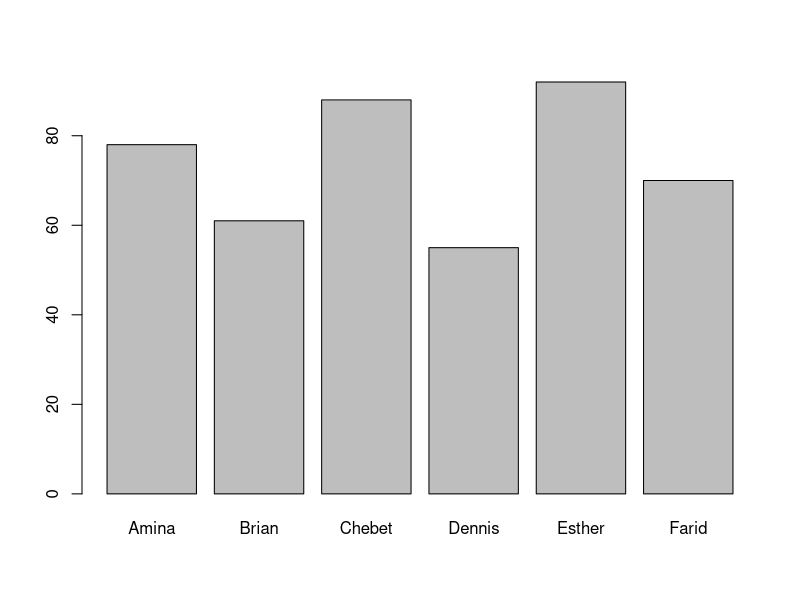
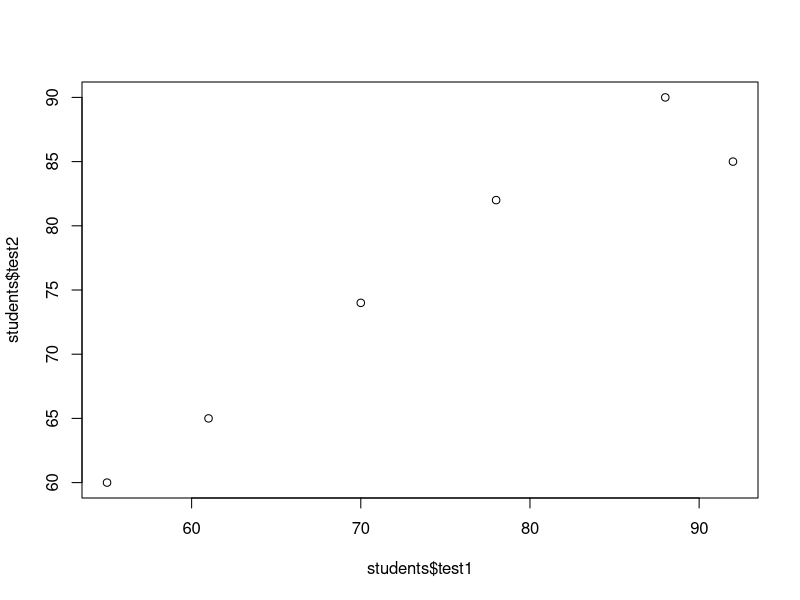

Write the R code that produced these figures, in order.
# R Programming Notes: Matrices, Arrays, Lists, Factors, Data Frames, Tibbles. Runnable code
# How to use: open this file in RStudio and run it line by line (Ctrl+Enter / Cmd+Enter),
# or run the whole file with Source. Lines starting with '# ' directly before code
# are examples that cause errors on purpose; remove the '# ' to try them.
# The tibble and dplyr parts need those packages (installed automatically if missing).

# ---- Matrices: creating ----
A <- matrix(1:9, nrow = 3, byrow = TRUE)
A
B <- matrix(1:6, nrow = 2)
B
matrix(1:6, nrow = 2, byrow = TRUE)
matrix(0, nrow = 2, ncol = 2)
M <- matrix(1:9, nrow = 3, byrow = TRUE,
  dimnames = list(c("r1", "r2", "r3"), c("x", "y", "z")))
M
M["r2", "y"]
M["r1", ]

# ---- Matrices: special ones ----
matrix(5, 3, 3)
diag(c(5, 3, 3))
diag(3)

# ---- Matrices: checking ----
class(A)
is.matrix(A)
typeof(A)
dim(A)
nrow(A)
ncol(A)
length(A)
str(A)
is.numeric(A)
anyNA(A)

# ---- Matrices: accessing ----
A[2, ]
A[, 3]
A[2, 3]
A[1:2, 1:2]
A[-1, ]
A[2, , drop = FALSE]
A[A > 5]
which(A == 5)
A[5]

# ---- Matrices: modifying ----
A2 <- A
A2[3, 3] <- 30
A2[2, ] <- 0
A2
A2[A2 > 20] <- NA
A2
A[3, 3]

# ---- Matrices: adding ----
rbind(A, c(10, 11, 12))
cbind(A, c(10, 11, 12))
rbind(A[1, ], c(10, 11, 12), A[-1, ])
A3 <- rbind(A, c(10, 11, 12))
dim(A3)
# cbind(A, matrix(c(10, 11, 12), nrow = 1))

# ---- Matrices: deleting ----
A[-2, ]
A[, -2]
A4 <- A[-2, ]
dim(A4)

# ---- Matrices: arithmetic ----
A + 10
A * 2
B2 <- matrix(9:1, nrow = 3, byrow = TRUE)
A + B2
A * B2
A %*% B2
t(A)
P <- matrix(1:4, nrow = 2, byrow = TRUE)
Q <- matrix(5:8, nrow = 2, byrow = TRUE)
P %*% Q
det(P)
solve(P)
A > 5
sum(A)
mean(A)
max(A)

# ---- Matrices: row and column summaries ----
rowSums(A)
colSums(A)
rowMeans(A)
colMeans(A)
apply(A, 1, max)
apply(A, 2, min)
diag(A)
sum(diag(A))

# ---- Matrices: mixing types ----
matrix(c(1, "a", 3, 4), nrow = 2)

# ---- Matrices: mistakes ----
matrix(1:5, nrow = 2)
A[3, 1]
A[1, 3]
A * A

# ---- Arrays: creating ----
arr <- array(1:12, dim = c(2, 3, 2))
arr
arr_n <- array(1:12, dim = c(2, 3, 2),
  dimnames = list(c("row1", "row2"), c("col1", "col2", "col3"), c("Arr1", "Arr2")))
arr_n

# ---- Arrays: checking ----
dim(arr)
length(arr)
class(arr)
is.array(arr)
typeof(arr)

# ---- Arrays: accessing ----
arr[1, 2, 2]
arr[, , 1]
arr[2, , ]
arr[, 2, ]
arr_n["row2", "col3", "Arr1"]
arr_n[, , "Arr2"]
arr[arr > 10]

# ---- Arrays: modifying ----
arr2 <- arr
arr2[1, 1, 1] <- 100
arr2[1, 1, 1]
arr2[, , 2] <- 0
sum(arr2)

# ---- Arrays: maths ----
sum(arr)
mean(arr)
max(arr)
apply(arr, 3, sum)
apply(arr, 1, sum)
apply(arr, c(1, 3), sum)
arr * 2
as.vector(arr)

# ---- Arrays: mistakes ----
# arr[1, 2]
arr[1, 2, 1]

# ---- Lists: creating ----
list(1, "a", TRUE)
student_info <- list(name = "Amina", age = 21,
  scores = c(78, 82, 90), passed = TRUE)
student_info

# ---- Lists: checking ----
class(student_info)
is.list(student_info)
length(student_info)
names(student_info)
str(student_info)
sapply(student_info, class)

# ---- Lists: accessing ----
student_info$name
student_info[["age"]]
student_info[[3]]
student_info[[3]][2]
student_info$scores[2]
student_info["age"]
class(student_info["age"])
class(student_info[["age"]])
student_info[c("name", "age")]

# ---- Lists: modifying ----
student_info$age <- 22
student_info$city <- "Nairobi"
student_info$passed <- NULL
student_info[["scores"]][4] <- 95
length(student_info)
names(student_info)
mean(student_info$scores)
names(student_info[-1])

# ---- Lists: combining ----
extra <- list(grade = "A")
combined <- c(student_info, extra)
names(combined)
lst1 <- list(1, 2, 3)
lst2 <- list("Sun", "Mon")
new_list <- c(lst1, lst2)
str(new_list)
c(c("Debi", "Sandeep"), c(34, 23))
nums <- c(1, 5, 6, 3)
append(nums, 45)
nums

# ---- Lists: converting ----
unlist(list(a = 1, b = 2, c = 3))
unlist(list(1:3, 4:5))
lst <- list(c(1, 2, 3), c(4, 5, 6))
matrix(unlist(lst), nrow = 2, byrow = TRUE)

# ---- Lists: sapply ----
scores_list <- list(Amina = c(78, 82), Brian = c(61, 65), Chebet = c(88, 90))
sapply(scores_list, mean)
sapply(scores_list, max)
sapply(scores_list, length)

# ---- Lists: nested ----
school <- list(name = "Hill School",
  teachers = list(maths = "Ms Ode", science = "Mr Kim"))
school$teachers$maths
school[["teachers"]][["science"]]

# ---- Lists: data frames underneath ----
df_small <- data.frame(a = 1:2, b = c("x", "y"))
is.list(df_small)
typeof(df_small)
length(df_small)

# ---- Factors: creating and checking ----
gender <- factor(c("female", "male", "male", "female"))
gender
levels(gender)
nlevels(gender)
class(gender)
is.factor(gender)
typeof(gender)
as.integer(gender)
as.character(gender)
table(gender)
summary(gender)

# ---- Factors: accessing and modifying ----
gender[3]
gender[c(2, 4)]
gender[-3]
gender[2] <- "female"
gender
g2 <- factor(c("female", "male"))
g2[1] <- "other"
g2
levels(g2) <- c(levels(g2), "other")
g2[1] <- "other"
g2

# ---- Factors: order and tidying ----
size <- factor(c("small", "large", "medium", "small"),
  levels = c("small", "medium", "large"), ordered = TRUE)
size
size[2] > size[1]
max(size)
sort(size)
g3 <- factor(c("a", "b", "c"))[1:2]
levels(g3)
levels(droplevels(g3))
relevel(gender, ref = "male")
cut(c(15, 25, 45), breaks = c(0, 18, 35, 100),
  labels = c("child", "young", "adult"))

# ---- Factors: in data frames and the number trap ----
df_f <- data.frame(age = c(40, 49, 48),
  group = factor(c("male", "male", "female")))
is.factor(df_f$group)
levels(df_f$group)
table(df_f$group)
f <- factor(c("10", "20", "10"))
as.numeric(f)
as.numeric(as.character(f))

# ---- Data frames: creating ----
students <- data.frame(
  id        = 1:6,
  name      = c("Amina", "Brian", "Chebet", "Dennis", "Esther", "Farid"),
  programme = c("DS", "Stats", "DS", "Stats", "DS", "Stats"),
  test1     = c(78, 61, 88, 55, 92, 70),
  test2     = c(82, 65, 90, 60, 85, 74),
  award     = c(TRUE, FALSE, TRUE, FALSE, TRUE, FALSE)
)
students

# ---- Data frames: checking ----
head(students, 3)
tail(students, 2)
dim(students)
nrow(students)
ncol(students)
names(students)
class(students)
is.data.frame(students)
str(students)
summary(students)
summary(students$test1)
class(students$test1)
is.numeric(students$test1)
is.character(students$name)
sapply(students[, 1:3], class)
anyNA(students)
colSums(is.na(students))

# ---- Data frames: accessing ----
students$test1
students[["name"]]
students[[2]]
students["test1"]
students[2, ]
students[3, "test1"]
students[1:2, c("name", "test1")]
students[, "test1"]

# ---- Data frames: filtering and sorting ----
students$test1 > 75
students[students$test1 > 75, c("name", "test1")]
students[students$programme == "DS" & students$test1 > 80, c("name", "test1")]
sum(students$test1 > 75)
subset(students, programme == "DS", select = c(name, test1, test2))
students[order(-students$test1), c("name", "test1")]
head(students[order(students$test1), c("name", "test1")], 2)

# ---- Data frames: adding rows ----
new_student <- data.frame(id = 7, name = "Grace", programme = "DS",
  test1 = 80, test2 = 84, award = TRUE)
students_plus <- rbind(students, new_student)
nrow(students_plus)
tail(students_plus, 1)
products <- data.frame(id = c(1, 2), item = c("Pen", "Book"))
bad <- rbind(products, c(3, "Ruler"))
str(bad)
good <- rbind(products, data.frame(id = 3, item = "Ruler"))
str(good)

# ---- Data frames: new columns and arithmetic ----
students$total <- students$test1 + students$test2
students$total
students$average <- students$total / 2
students$average
students$grade <- ifelse(students$average >= 70, "Pass", "Fail")
students$grade
table(students$grade)
round(students$test1 / 100, 2)
students$test2 - students$test1
mean(students$test2 - students$test1)
sum(students$total)
students$name[which.max(students$total)]
students$award <- NULL
names(students)

# ---- Data frames: summaries ----
mean(students$test1)
sapply(students[, c("test1", "test2")], mean)
colMeans(students[, c("test1", "test2")])
sapply(students[, c("test1", "test2")], max)
table(students$programme)
aggregate(test1 ~ programme, data = students, FUN = mean)
tapply(students$test1, students$programme, mean)
aggregate(cbind(test1, test2) ~ programme, data = students, FUN = mean)
unique(students$programme)
round(cor(students$test1, students$test2), 2)

# ---- Data frames: simple plots ----
barplot(students$test1, names.arg = students$name)
plot(students$test1, students$test2)

# ---- Data frames: removing ----
tmp <- students[1:3, c("name", "test1", "test2")]
tmp
tmp$test2 <- NULL
tmp
tmp[-2, ]
subset(tmp, test1 > 60)
names(tmp)[2] <- "score"
names(tmp)

# ---- Data frames: combining ----
df1 <- data.frame(Name = c("Alice", "Bob"), Age = c(25, 30), Score = c(80, 75))
df2 <- data.frame(Name = c("Charlie", "David"), Age = c(28, 35), Score = c(90, 85))
rbind(df1, df2)
df3 <- data.frame(Height = c(160, 175), Weight = c(55, 70))
cbind(df1, df3)
cities <- data.frame(id = c(1, 2, 3), city = c("Nairobi", "Mombasa", "Kisumu"))
merge(students[1:3, c("id", "name")], cities, by = "id")

# ---- Data frames: missing values ----
scores <- data.frame(name = c("A", "B", "C"), mark = c(70, NA, 85))
is.na(scores$mark)
colSums(is.na(scores))
mean(scores$mark)
mean(scores$mark, na.rm = TRUE)
na.omit(scores)
complete.cases(scores)
scores[scores$mark > 60, ]
subset(scores, mark > 60)

# ---- Data frames: mistakes ----
# data.frame(a = 1:3, b = 1:2)
students$Test1
students[2]
# rbind(df1, data.frame(Nme = "Zed", Age = 40, Score = 60))

# (The next two lines install the packages only if they are missing. You need internet.)
if (!requireNamespace("tibble", quietly = TRUE)) install.packages("tibble")
if (!requireNamespace("dplyr", quietly = TRUE)) install.packages("dplyr")

# ---- Tibbles: installing ----
# install.packages("tibble")
library(tibble)

# ---- Tibbles: tibble() ----
my_tib <- tibble(
  Id     = 1:4,
  Name   = c("Sandip", "Gaurav", "Ram", "Pratik"),
  Age    = c(25, 29, 30, 35),
  Role   = c("Engineer", "Data Scientist", "Developer", "HR"),
  Salary = c(45000, 60000, 80000, 100000)
)
my_tib

# ---- Tibbles: tribble() ----
people <- tribble(
  ~first_name, ~last_name, ~age, ~city,
  "Saurabh",   "Puri",     24,   "pathardi",
  "Prasad",    "Bade",     22,   "Beed",
  "Manohar",   "Khedkar",  27,   "Ahmednagar"
)
people

# ---- Tibbles: as_tibble() ----
df <- data.frame(name = c("Saurabh", "Prasad", "Manohar"),
  age = c(25, 30, 35),
  city = c("New York", "San Francisco", "Los Angeles"))
tib <- as_tibble(df)
tib
m <- matrix(1:6, nrow = 2, dimnames = list(NULL, c("a", "b", "c")))
as_tibble(m)

# ---- Tibbles: checking ----
class(tib)
is.data.frame(tib)
dim(tib)
names(tib)
glimpse(tib)
as.data.frame(tib)

# ---- Tibbles: the differences in action ----
df_small <- data.frame(x = 1:3, y = c("a", "b", "c"))
df_small[, "x"]
tib_small <- as_tibble(df_small)
tib_small[, "x"]
tib_small$x
df_n <- data.frame(name = c("A", "B"))
df_n$na
as_tibble(df_n)$na
names(data.frame("my col" = 1))
names(tibble("my col" = 1))
library(dplyr)

# ---- Tibbles: a taste of dplyr ----
library(dplyr)
scores_tib <- tibble(name = c("Amina", "Brian", "Chebet"), score = c(78, 61, 88))
scores_tib %>% filter(score > 70)
scores_tib %>% mutate(grade = if_else(score >= 70, "Pass", "Fail"))

# ---- Comparison: the same question asked of each structure ----
v <- c(1, 2, 3)
f <- factor(c("a", "b"))
m <- matrix(1:4, nrow = 2)
a <- array(1:8, dim = c(2, 2, 2))
l <- list(1, "a")
d <- data.frame(x = 1:2)
tb <- tibble(x = 1:2)
class(v)
class(f)
class(m)
class(a)
class(l)
class(d)
class(tb)
dim(v)
dim(m)
dim(a)
dim(d)
length(l)
c(1, "a")
str(list(1, "a"))
str(data.frame(n = 1:2, s = c("a", "b")))

# ---- Answers: Part B ----
# B1
m <- matrix(1:12, nrow = 3, byrow = TRUE)
dim(m)
m[2, ]
m[, 4]
# B2
rowSums(m * 10)
# B3
dim(rbind(m, 13:16))
# B4
arr <- array(1:24, dim = c(2, 3, 4))
arr[2, 3, 4]
# B5
pet <- list(name = "Mimi", age = 3, vaccinated = TRUE, toys = c("ball", "rope"))
pet$toys[2]
pet$weight <- 4.5
pet$age <- NULL
names(pet)
# B6
ratings <- c("good", "poor", "good", "excellent", "poor", "good")
ratings_f <- factor(ratings, levels = c("poor", "good", "excellent"), ordered = TRUE)
table(ratings_f)
# B7
shop <- data.frame(item = c("Pen", "Book", "Bag", "Cap"),
  price = c(50, 120, 800, 250), stock = c(100, 40, 15, 60))
shop$value <- shop$price * shop$stock
shop[shop$value > 5000, ]
# B8
x <- c(12, NA, 15, 9, NA)
sum(is.na(x))
mean(x, na.rm = TRUE)
x[is.na(x)] <- mean(x, na.rm = TRUE)
x
# B9
a <- data.frame(id = 1:3, name = c("Ann", "Bob", "Cy"))
b <- data.frame(id = c(1, 3), city = c("Nairobi", "Kisumu"))
merge(a, b, by = "id")
# B10
as_tibble(shop)

# ---- Answers: Part C ----
# C1
tapply(students$test2, students$programme, mean)
# C2
stock <- matrix(c(10, 5, 8, 7, 12, 3), nrow = 3,
  dimnames = list(c("Pen", "Book", "Bag"), c("ShopA", "ShopB")))
stock
rowSums(stock)
colSums(stock)
# C3
answers <- c("Yes", "No", "Yes", "Maybe", "Yes", "No")
answers_f <- factor(answers)
table(answers_f)
round(prop.table(table(answers_f)) * 100)
# C4
patient <- list(id = "P01", name = "Zawadi", temps = c(36.8, 37.5, 38.2))
max(patient$temps)
any(patient$temps > 38)
patient$status <- ifelse(max(patient$temps) > 38, "Fever", "Normal")
patient$status
# C5
sales <- data.frame(month = c("Jan", "Feb", "Mar"),
  revenue = c(1200, 1500, 1100), cost = c(800, 900, 950))
sales$profit <- sales$revenue - sales$cost
sales$profit
sales$month[which.max(sales$profit)]
sum(sales$profit)
